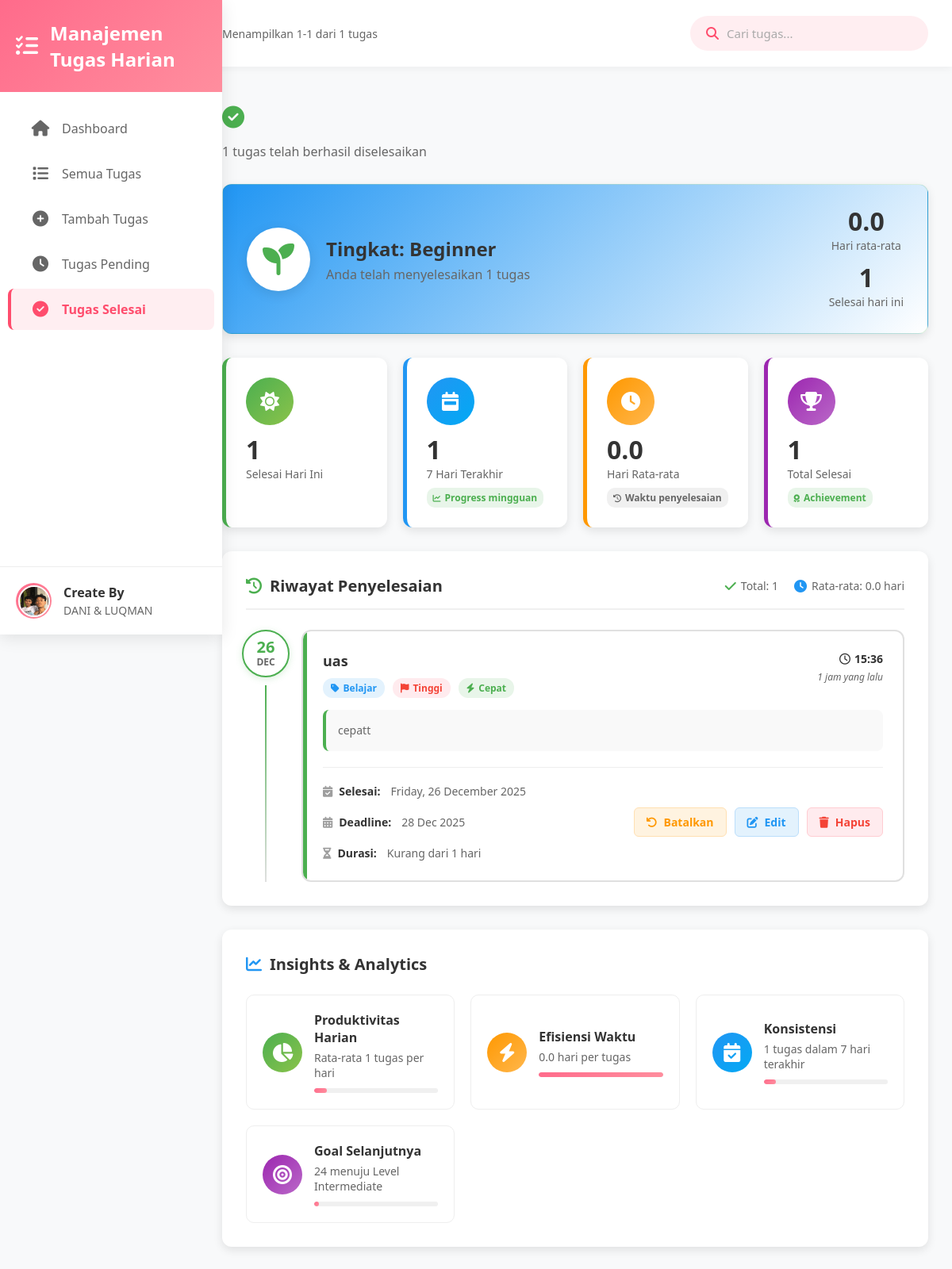
Screenshot of /pages/tugas-selesai.php with the database file from the repository.
### tables this page shows
CREATE TABLE `tugas` (
  `id` int(11) NOT NULL,
  `judul` varchar(255) NOT NULL,
  `deskripsi` text DEFAULT NULL,
  `deadline` date DEFAULT NULL,
  `status` enum('Pending','Selesai') DEFAULT 'Pending',
  `created_at` timestamp NOT NULL DEFAULT current_timestamp(),
  `kategori` varchar(50) DEFAULT '',
  `prioritas` enum('rendah','sedang','tinggi') DEFAULT 'sedang',
  `updated_at` timestamp NOT NULL DEFAULT current_timestamp() ON UPDATE current_timestamp()
);

### pages/tugas-selesai.php (the view, shortened to what this page needs)
<?php
include '../includes/header.php';
include '../includes/koneksi.php';
$query = "SELECT *,
          DATEDIFF(updated_at, created_at) as days_to_complete,
          DATE(updated_at) as completion_date
          FROM tugas
          WHERE status = 'Selesai'
          ORDER BY updated_at DESC";
$result = mysqli_query($conn, $query);
$total_completed = mysqli_num_rows($result);
$today = date('Y-m-d');
$week_ago = date('Y-m-d', strtotime('-7 days'));
$query_today = "SELECT COUNT(*) as today FROM tugas
                WHERE status = 'Selesai'
                AND DATE(updated_at) = '$today'";
$result_today = mysqli_query($conn, $query_today);
$today_count = mysqli_fetch_assoc($result_today)['today'] ?? 0;
$query_week = "SELECT COUNT(*) as week FROM tugas
               WHERE status = 'Selesai'
               AND updated_at >= '$week_ago'";
$result_week = mysqli_query($conn, $query_week);
$week_count = mysqli_fetch_assoc($result_week)['week'] ?? 0;
$query_avg = "SELECT AVG(DATEDIFF(updated_at, created_at)) as avg_days
              FROM tugas WHERE status = 'Selesai'";
$result_avg = mysqli_query($conn, $query_avg);
$avg_days = mysqli_fetch_assoc($result_avg)['avg_days'] ?? 0;
$avg_days_formatted = number_format($avg_days, 1);
function time_ago($datetime) {
    $time = strtotime($datetime);
    $now = time();
    $diff = $now - $time;
    if ($diff < 60) {
        return 'Baru saja';
    } elseif ($diff < 3600) {
        $minutes = floor($diff / 60);
        return $minutes . ' menit yang lalu';
    } elseif ($diff < 86400) {
        $hours = floor($diff / 3600);
        return $hours . ' jam yang lalu';
    } elseif ($diff < 2592000) {
        $days = floor($diff / 86400);
        return $days . ' hari yang lalu';
    } else {
        return date('d M Y', $time);
    }
}
function get_speed_badge($days) {
    if ($days <= 1) {
        return '<span class="speed-badge fast"><i class="fas fa-bolt"></i> Cepat</span>';
    } elseif ($days <= 3) {
        return '<span class="speed-badge medium"><i class="fas fa-tachometer-alt"></i> Sedang</span>';
    } else {
        return '<span class="speed-badge slow"><i class="fas fa-turtle"></i> Lambat</span>';
    }
}
function get_achievement_level($total) {
    if ($total >= 100) {
        return ['level' => 'Legend', 'icon' => 'fa-crown', 'color' => '#FFD700'];
    } elseif ($total >= 50) {
        return ['level' => 'Master', 'icon' => 'fa-trophy', 'color' => '#C0C0C0'];
    } elseif ($total >= 25) {
        return ['level' => 'Advanced', 'icon' => 'fa-medal', 'color' => '#CD7F32'];
    } elseif ($total >= 10) {
        return ['level' => 'Intermediate', 'icon' => 'fa-star', 'color' => '#4CAF50'];
    } else {
        return ['level' => 'Beginner', 'icon' => 'fa-seedling', 'color' => '#2196F3'];
    }
}
$achievement = get_achievement_level($total_completed);
?>
<div class="completed-page">
    <div class="page-header">
        <h1 class="page-title">
            <i class="fas fa-check-circle"></i>
        </h1>
        <p class="page-subtitle"><?php echo $total_completed; ?> tugas telah berhasil diselesaikan</p>
    </div>
    <div class="achievement-banner" style="background: linear-gradient(135deg, <?php echo $achievement['color']; ?>, #ffffff);">
        <div class="achievement-content">
            <div class="achievement-icon">
                <i class="fas <?php echo $achievement['icon']; ?>"></i>
            </div>
            <div class="achievement-info">
                <h3>Tingkat: <?php echo $achievement['level']; ?></h3>
                <p>Anda telah menyelesaikan <?php echo $total_completed; ?> tugas</p>
            </div>
            <div class="achievement-stats">
                <div class="stat-item">
                    <span class="stat-value"><?php echo $avg_days_formatted; ?></span>
                    <span class="stat-label">Hari rata-rata</span>
                </div>
                <div class="stat-item">
                    <span class="stat-value"><?php echo $today_count; ?></span>
                    <span class="stat-label">Selesai hari ini</span>
                </div>
            </div>
        </div>
    </div>
    <div class="performance-stats">
        <div class="stat-card today-stat">
            <div class="stat-icon">
                <i class="fas fa-sun"></i>
            </div>
            <div class="stat-content">
                <h3><?php echo $today_count; ?></h3>
                <p>Selesai Hari Ini</p>
            </div>
        </div>
        <div class="stat-card week-stat">
            <div class="stat-icon">
                <i class="fas fa-calendar-week"></i>
            </div>
            <div class="stat-content">
                <h3><?php echo $week_count; ?></h3>
                <p>7 Hari Terakhir</p>
                <span class="stat-trend up">
                    <i class="fas fa-chart-line"></i> Progress mingguan
                </span>
            </div>
        </div>
        <div class="stat-card avg-stat">
            <div class="stat-icon">
                <i class="fas fa-clock"></i>
            </div>
            <div class="stat-content">
                <h3><?php echo $avg_days_formatted; ?></h3>
                <p>Hari Rata-rata</p>
                <span class="stat-trend">
                    <i class="fas fa-history"></i> Waktu penyelesaian
                </span>
            </div>
        </div>
        <div class="stat-card total-stat">
            <div class="stat-icon">
                <i class="fas fa-trophy"></i>
            </div>
            <div class="stat-content">
                <h3><?php echo $total_completed; ?></h3>
                <p>Total Selesai</p>
                <span class="stat-trend up">
                    <i class="fas fa-award"></i> Achievement
                </span>
            </div>
        </div>
    </div>
    <div class="completed-tasks-container">
        <div class="tasks-header">
            <h3><i class="fas fa-history"></i> Riwayat Penyelesaian</h3>
            <div class="tasks-summary">
                <span class="summary-item">
                    <i class="fas fa-check" style="color: #4CAF50;"></i> Total: <?php echo $total_completed; ?>
                </span>
                <span class="summary-item">
                    <i class="fas fa-clock" style="color: #2196F3;"></i> Rata-rata: <?php echo $avg_days_formatted; ?> hari
                </span>
            </div>
        </div>
        <?php if ($total_completed > 0): ?>
            <div class="completed-tasks-list" id="tasksList">
                <?php while ($row = mysqli_fetch_assoc($result)):
                    $days_to_complete = $row['days_to_complete'] ?? 0;
                    $completion_date = $row['updated_at'] ?? $row['created_at'];
                    $time_ago = time_ago($completion_date);
                    $completion_day = date('l, d F Y', strtotime($completion_date));
                    $completion_time = date('H:i', strtotime($completion_date));
                    $speed_class = 'medium';
                    if ($days_to_complete <= 1) $speed_class = 'fast';
                    $duration_text = $days_to_complete == 0 ? 'Kurang dari 1 hari' : $days_to_complete . ' hari';
                    $priority_class = $row['prioritas'] ?? 'sedang';
                    $priority_text = ucfirst($priority_class);
                ?>
                    <div class="completion-item <?php echo $speed_class; ?>"
                         data-date="<?php echo date('Y-m-d', strtotime($completion_date)); ?>"
                         data-days="<?php echo $days_to_complete; ?>"
                         data-priority="<?php echo $priority_class; ?>">
                        <div class="completion-timeline">
                            <div class="timeline-date">
                                <div class="date-day"><?php echo date('d', strtotime($completion_date)); ?></div>
                                <div class="date-month"><?php echo date('M', strtotime($completion_date)); ?></div>
                            </div>
                            <div class="timeline-connector"></div>
                        </div>
                        <div class="completion-card">
                            <div class="card-header">
                                <div class="header-left">
                                    <h4 class="task-title"><?php echo htmlspecialchars($row['judul']); ?></h4>
                                    <div class="task-meta">
                                        <?php if (!empty($row['kategori'])): ?>
                                            <span class="meta-tag category">
                                                <i class="fas fa-tag"></i> <?php echo ucfirst($row['kategori']); ?>
                                            </span>
                                        <?php endif; ?>
                                        <span class="meta-tag priority <?php echo $priority_class; ?>">
                                            <i class="fas fa-flag"></i> <?php echo $priority_text; ?>
                                        </span>
                                        <?php echo get_speed_badge($days_to_complete); ?>
                                    </div>
                                </div>
                                <div class="header-right">
                                    <span class="completion-time">
                                        <i class="far fa-clock"></i> <?php echo $completion_time; ?>
                                    </span>
                                    <span class="time-ago"><?php echo $time_ago; ?></span>
                                </div>
                            </div>
                            <?php if (!empty($row['deskripsi'])): ?>
                                <div class="card-description">
                                    <p><?php echo htmlspecialchars($row['deskripsi']); ?></p>
                                </div>
                            <?php endif; ?>
                            <div class="card-footer">
                                <div class="footer-left">
                                    <div class="completion-details">
                                        <span class="detail-item">
                                            <i class="fas fa-calendar-check"></i>
                                            <strong>Selesai:</strong> <?php echo $completion_day; ?>
                                        </span>
                                        <span class="detail-item">
                                            <i class="fas fa-calendar-alt"></i>
                                            <strong>Deadline:</strong> <?php echo date('d M Y', strtotime($row['deadline'])); ?>
                                        </span>
                                        <span class="detail-item">
                                            <i class="fas fa-hourglass-half"></i>
                                            <strong>Durasi:</strong> <?php echo $duration_text; ?>
                                        </span>
                                    </div>
                                </div>
                                <div class="footer-right">
                                    <div class="action-buttons">
                                        <a href="../proses.php?toggle_status=<?php echo $row['id']; ?>"
                                           class="btn-action undo-btn"
                                           title="Batalkan Selesai"
                                           onclick="return confirm('Batalkan status selesai untuk tugas ini?')">
                                            <i class="fas fa-undo"></i>
                                            <span>Batalkan</span>
                                        </a>
                                        <a href="tambah-tugas.php?edit=<?php echo $row['id']; ?>"
                                           class="btn-action edit-btn"
                                           title="Edit Tugas">
                                            <i class="fas fa-edit"></i>
                                            <span>Edit</span>
                                        </a>
                                        <a href="../proses.php?delete=<?php echo $row['id']; ?>"
                                           class="btn-action delete-btn"
                                           title="Hapus Tugas"
                                           onclick="return confirm('Hapus tugas ini dari riwayat?')">
                                            <i class="fas fa-trash"></i>
                                            <span>Hapus</span>
                                        </a>
                                    </div>
                                </div>
                            </div>
                        </div>
                    </div>
                <?php endwhile; ?>
            </div>
        <?php endif; ?>
    </div>
    <?php if ($total_completed > 0): ?>
    <div class="insights-section">
        <h3><i class="fas fa-chart-line"></i> Insights & Analytics</h3>
        <div class="insights-grid">
            <div class="insight-card productivity">
                <div class="insight-icon">
                    <i class="fas fa-chart-pie"></i>
                </div>
                <div class="insight-content">
                    <h4>Produktivitas Harian</h4>
                    <p>Rata-rata <?php echo $today_count; ?> tugas per hari</p>
                    <div class="progress-bar">
                        <div class="progress-fill" style="width: <?php echo min($today_count * 10, 100); ?>%"></div>
                    </div>
                </div>
            </div>
            <div class="insight-card efficiency">
                <div class="insight-icon">
                    <i class="fas fa-bolt"></i>
                </div>
                <div class="insight-content">
                    <h4>Efisiensi Waktu</h4>
                    <p><?php echo $avg_days_formatted; ?> hari per tugas</p>
                    <div class="progress-bar">
                        <div class="progress-fill" style="width: <?php echo min(100 - ($avg_days * 10), 100); ?>%"></div>
                    </div>
                </div>
            </div>
            <div class="insight-card consistency">
                <div class="insight-icon">
                    <i class="fas fa-calendar-check"></i>
                </div>
                <div class="insight-content">
                    <h4>Konsistensi</h4>
                    <p><?php echo $week_count; ?> tugas dalam 7 hari terakhir</p>
                    <div class="progress-bar">
                        <div class="progress-fill" style="width: <?php echo min(($week_count / 10) * 100, 100); ?>%"></div>
                    </div>
                </div>
            </div>
            <div class="insight-card next-goal">
                <div class="insight-icon">
                    <i class="fas fa-bullseye"></i>
                </div>
                <div class="insight-content">
                    <h4>Goal Selanjutnya</h4>
                    <p><?php echo max(0, 25 - $total_completed); ?> menuju Level Intermediate</p>
                    <div class="progress-bar">
                        <div class="progress-fill" style="width: <?php echo min(($total_completed / 25) * 100, 100); ?>%"></div>
                    </div>
                </div>
            </div>
        </div>
    </div>
    <?php endif; ?>
</div>
<?php include '../includes/footer.php'; ?>

### rows the page displays
tugas: updated_at "26", updated_at "DEC", judul "uas", kategori "Belajar", prioritas "Tinggi", updated_at "15:36", updated_at "1 jam yang lalu", deskripsi "cepatt", updated_at "Friday, 26 December 2025", deadline "28 Dec 2025", duration_text "Kurang dari 1 hari"

### other values shown
$total_completed "1"
$achievement['level'] "Beginner"
$avg_days_formatted "0.0"
$today_count "1"
$week_count "1"
max(0, 25 - $total_completed) "24"
